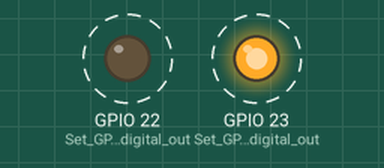
Bench run of a sketch on a simulated ESP32. Shown: output pins drawn as LEDs (lit = HIGH). Dashed ring = blinking.

Above: at 0.5 s.
Timing chart, 0 to 4.6 s (numbered marks = the images above):
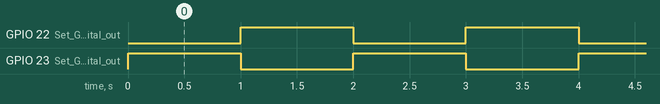

The sketch:

ESP32_test_script.ino
```cpp
#include <TimeLib.h>

void setup() {
  pinMode(22, OUTPUT); // Set GPIO22 as digital output pin
  pinMode(23, OUTPUT); // Set GPIO23 as digital output pin
  setTime(10,31,0,31,10,2022);
  Serial.begin(9600);

}

void loop() {
  if( second() % 2 == 1){
    digitalWrite(22, HIGH); // Set GPIO22 active high
    digitalWrite(23, LOW); // Set GPIO23 active low
  } else {
    //delay(1000);  // delay of one second
    digitalWrite(22, LOW); // Set GPIO22 active low
    digitalWrite(23, HIGH); // Set GPIO23 active high
  }
  //delay(1000); // delay of one second

}
```

Measured:
- by itself, GPIO 22 (Set_GPIO22_as_digital_out), GPIO 23 (Set_GPIO23_as_digital_out): alternates HIGH for 1.0 s and LOW for 1.0 s
